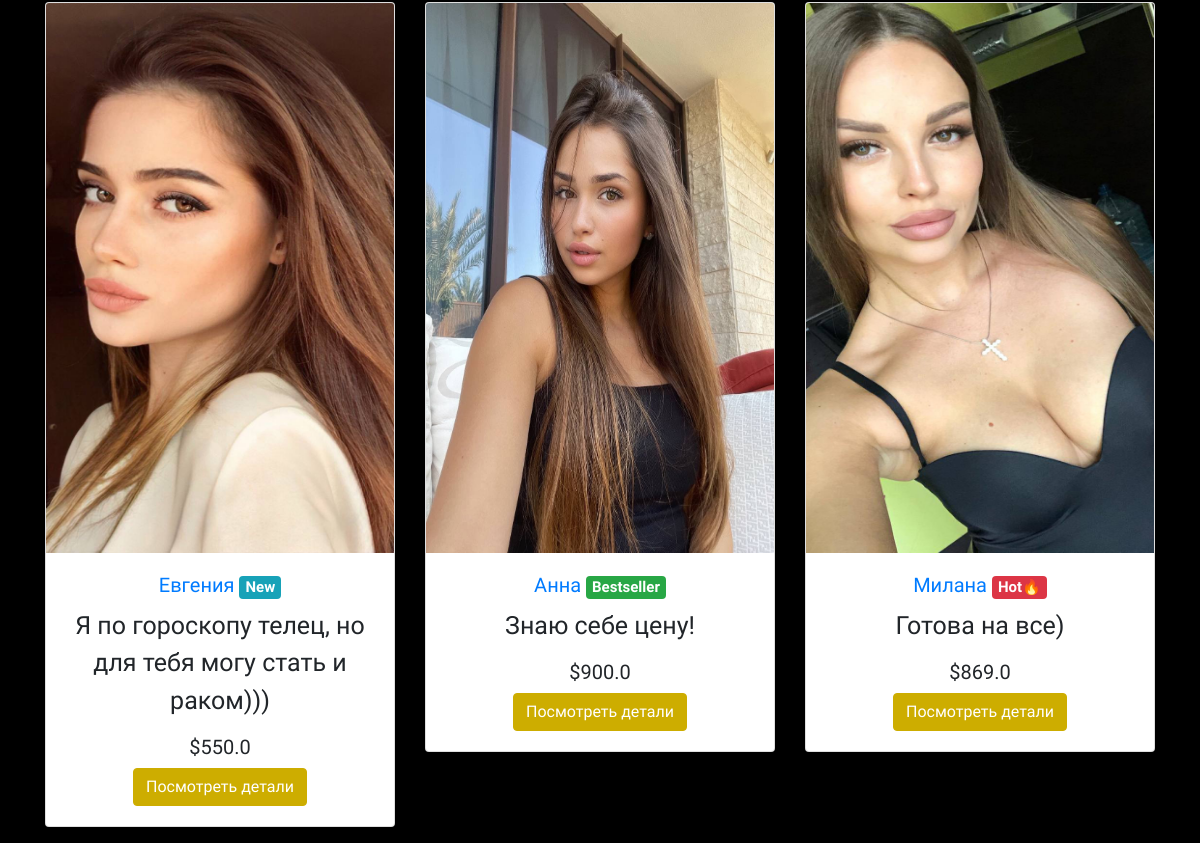
Before: / (lower part) with the older database file.
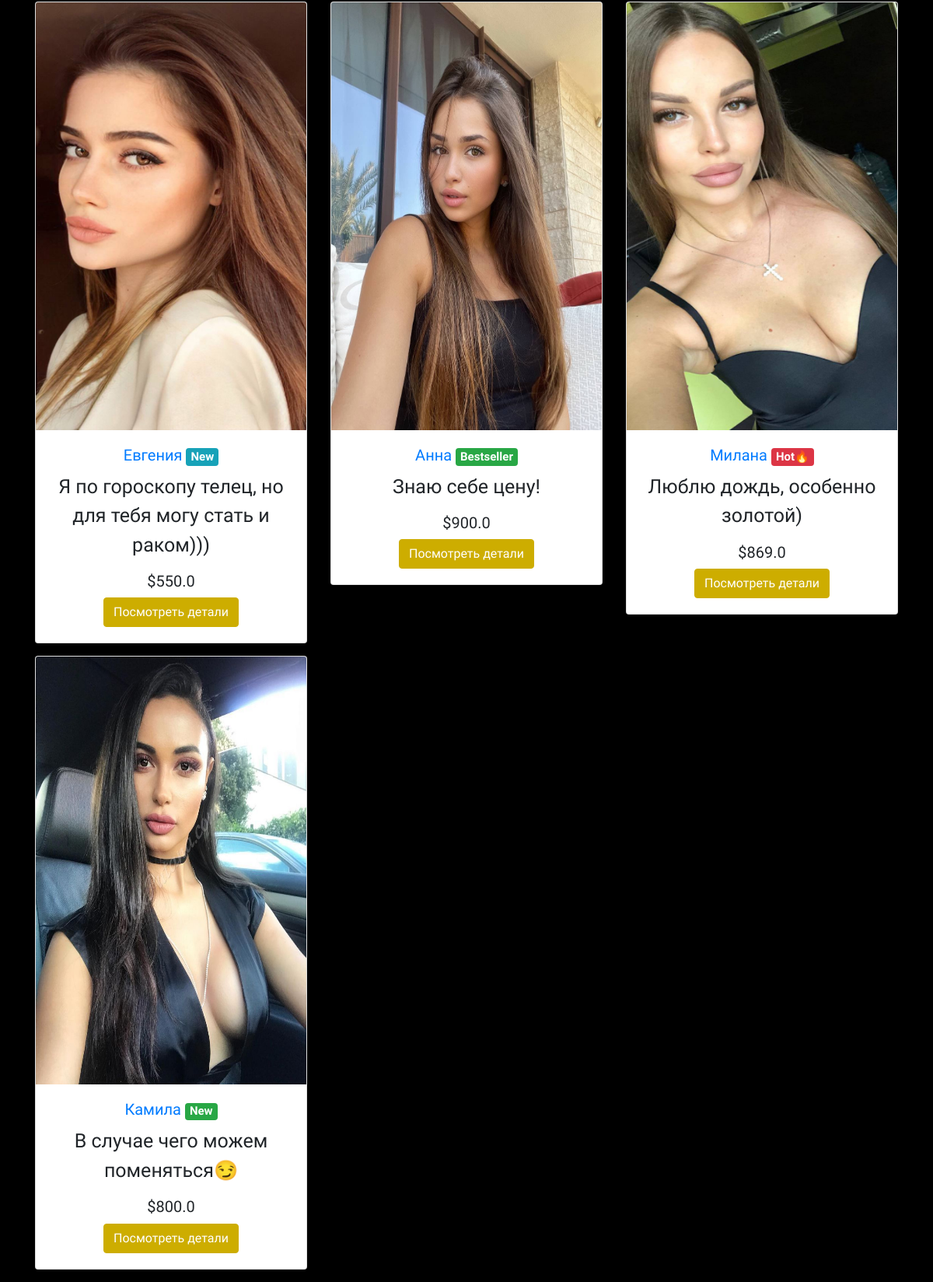
After: the same page with the newer database file.
### main/models.py (models this page shows, shortened)
class Item(models.Model):
    LABELS = (
        ('Bestseller', 'Bestseller'),
        ('New', 'New'),
        ('Hot🔥', 'Hot🔥'),
    )
    LABEL_COLOUR = (
        ('danger', 'danger'),
        ('success', 'success'),
        ('primary', 'primary'),
        ('info', 'info'),
        ('warning', 'warning'),
    )
    title = models.CharField(max_length=150)
    description = models.CharField(max_length=250,blank=True)
    price = models.FloatField()
    age = models.IntegerField(default=0)
    weight = models.IntegerField(default=0)
    boobs = models.IntegerField(default=0)
    height = models.IntegerField(default=0)
    education = models.CharField(max_length=250, blank=True)
    hobbies = models.CharField(max_length=250, blank=True)
    image = models.ImageField(default='default.png', upload_to='images/')
    labels = models.CharField(max_length=25, choices=LABELS, blank=True)
    label_colour = models.CharField(max_length=15, choices=LABEL_COLOUR, blank=True)
    slug = models.SlugField(default="girl")
    created_by = models.ForeignKey(User, on_delete=models.CASCADE)

### main/views.py (the view)
# urls.py: path('', MenuListView.as_view(), name='home'),
class MenuListView(ListView):
    model = Item
    template_name = 'main/home.html'
    context_object_name = 'menu_items'

### main/templates/main/home.html (shortened to what this page needs)
{% extends "main/layout.html" %}
{% block content %}
  <div class="home bg-danger">
    <div class="container">
      <div class="row">
        {% for item in menu_items %}
            <div class="col-sm-4">
                <div class="card mb-3" style="height: fit-content; overflow: auto;">
                  <img src="{{ item.image.url }}" style="height: 550px;">
                    <div class="card-body text-center">
                      <h5 class="text-center"><a href="{% url 'main:dishes' item.slug %}">{{ item.title }} </a><span class="badge badge-{{ item.label_colour }}">{{ item.labels }}</span></h5>
                      <p class="text-center">{{ item.description }}</p>
                      <h5 class="text-center">${{ item.price }}</h5>
                      <a href="{% url 'main:dishes' item.slug %}" class="btn btn-success">Посмотреть детали</a>
                    </div>
                </div>
            </div>
        {% endfor %}
      </div>
    </div>
  </div>
{% endblock content %}

### main/templates/main/layout.html (shortened to what this page needs)
{% load get_group %}
{% load static %}
<!DOCTYPE html>
<html lang="en">
<head>
    <link rel="stylesheet" href="https://maxcdn.bootstrapcdn.com/bootstrap/4.0.0/css/bootstrap.min.css">
    <link rel="stylesheet" type="text/css" href="{% static 'main/styles.css' %}">
    <link rel="stylesheet" href="{% static 'main/aa.css' %}">
</head>
<body>
    <main role="main">
        {% block content %}{% endblock %}
    </main>

### main/static/main/aa.css (style rules this page uses)
.bg-danger { background-color: #000000 !important; }
body { font-family: 'Great Vibes', cursive; }

### main/templates/main/layout.html (style rules this page uses)
body { font-family: 'Great Vibes', cursive; font-size: 25px; }
p { font-size: 25px; }
.btn-success { background-color: #CDAD00; border-color: #CDAD00; }

Changed rows visible on the page:
changed Item "Милана": description "Готова на все)" → "Люблю дождь, особенно золотой)"
added Item: image (picture), title "Камила", labels "New", description "В случае чего можем поменяться😏", price "800.0"
